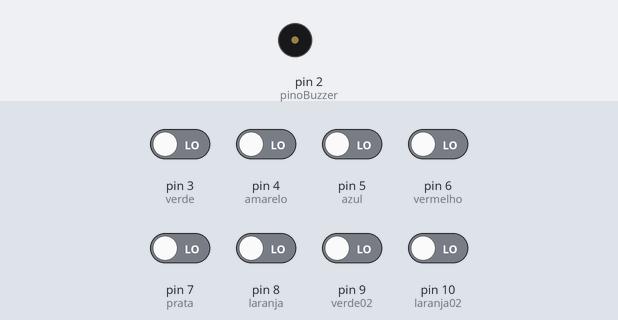
Bench run of a sketch on a simulated Arduino Uno, built with avr-gcc and run on an emulated ATmega328P. Shown: buzzer (waves = sounding). The test bench sets the inputs (shaded band); at power-on: pin 3 (verde), pin 4 (amarelo), pin 5 (azul), pin 6 (vermelho), pin 7 (prata), pin 8 (laranja), pin 9 (verde02), pin 10 (laranja02) LOW.

Above: at 1.2 s.
1.3 s: pin 3 (verde) driven HIGH
At 2.3 s:
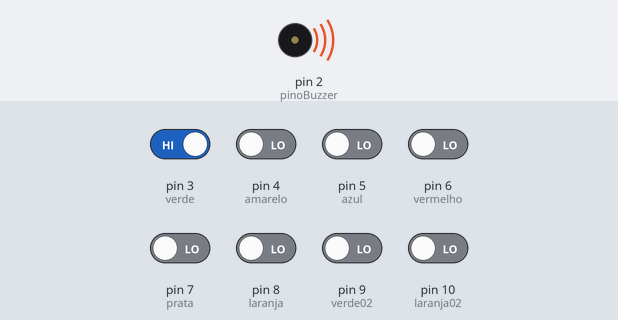
2.8 s: pin 3 (verde) driven LOW
At 3.4 s:
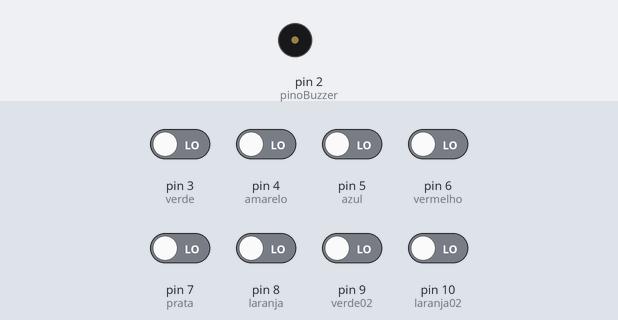
4.3 s: pin 4 (amarelo) driven HIGH
At 4.6 s:
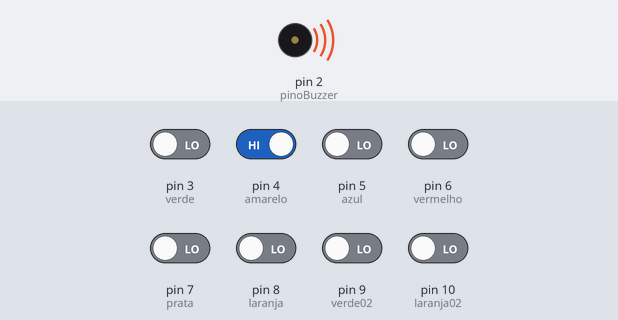
Timing chart, 0 to 7.3 s (numbered marks = the images above; inputs shaded):
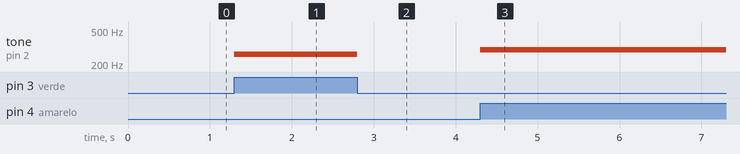

Measured:
- after the input at 1.3 s, tone on pin 2 (pinoBuzzer): silent → 261 Hz at once
- after the input at 2.8 s, tone on pin 2 (pinoBuzzer): 261 Hz → silent at once
- after the input at 4.3 s, tone on pin 2 (pinoBuzzer): silent → 293 Hz at once

The sketch:

piano.ino
```cpp
#define pinoBuzzer 2
#define verde 3
#define amarelo 4
#define azul 5
#define vermelho 6
#define prata 7
#define laranja 8
#define verde02 9
#define laranja02 10

byte notadoh, notare, notami, notafa, notasol, notala, notasi, notadohh = 0;

void setup() {
  Serial.begin(9600);

  pinMode(pinoBuzzer, OUTPUT);
  pinMode(verde,INPUT);
  pinMode(amarelo, INPUT);
  pinMode(azul,INPUT);
  pinMode(vermelho,INPUT);
  pinMode(prata, INPUT);
  pinMode(laranja, INPUT);
  pinMode(verde02, INPUT);
  pinMode(laranja02, INPUT);

}

void loop() {

  notadoh = digitalRead(verde);
  notare = digitalRead(amarelo);
  notami = digitalRead(azul);
  notafa = digitalRead(vermelho);
  notasol = digitalRead(prata);
  notala = digitalRead(laranja);
  notasi = digitalRead(verde02);
  notadohh = digitalRead(laranja02);

  if (notadoh == 1){
    tone(pinoBuzzer, 261.63);
  }
  else if (notare == 1) {
    tone(pinoBuzzer, 293.66 );
  }
  else if (notami == 1) {
    tone(pinoBuzzer, 329.63 );
  }
  else if (notafa == 1) {
    tone(pinoBuzzer, 349.23);
  }
  else if (notasol == 1) {
    tone(pinoBuzzer, 392.00 );
  }
  else if (notala == 1) {
    tone(pinoBuzzer, 440.00 );
  }
  else if (notasi == 1) {
    tone(pinoBuzzer, 493.88 );
  }
  else if (notadohh == 1) {
    tone(pinoBuzzer, 554);
  }
  else{
    noTone(pinoBuzzer);
  }

}
```
